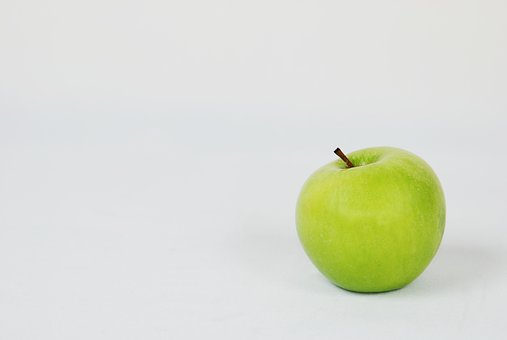
#> input picture examples/apple.jpg, 507 x 340 px, given as the content of the folder ../fruits-360/Training, which was not available
$ python test_rec.py   (older library calls are emulated)
#> lines starting #> are read from the running program, lines starting #| are printed output that depends on the picture; after the words box and inside, x2 and y2 are one past the last pixel; in counts of white or black regions, pixels touching at a corner belong together; pictures that were not available may be replaced by others from this repository, and a replacement may not be noted
### examples/loader.py
import numpy as np
import os
from PIL import Image


def load_data(path):
    """
    TODO: Add documentation
    :param path:
    :return:
    """
#> called with path = '../fruits-360/Training'
    labels = []
    X = []
    y = []
    products = os.listdir(path)
    for i, product in enumerate(products):
        print("Product {} [{}/{}] loaded...".format(product, i + 1,
                                                    len(products)))
        labels.append(product)
        images = os.listdir(os.path.join(path, product))
        for filename in images:
            img = Image.open(os.path.join(path, product, filename))
#> img is the input picture: PIL image 507x340 RGB; mean R, G, B 218.2, 221.5, 208.2
            img.thumbnail((30, 30), Image.ANTIALIAS)
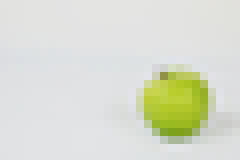
#> img: PIL image 30x20 RGB (shown 8 times larger); mean R, G, B 218.3, 221.5, 208.3
            image = np.array(img)
            image = image.flatten()
#> image = 1800 values, max 234 at index 1130, min 26 at index 1508, mean 216
            X.append(image)
            y.append(i)

    X = np.array(X)
    y = np.array(y)
    return X, y, labels


# [5 lines that do not run on import are left out]

### examples/test_cv2.py
import numpy as np
import cv2


# [18 lines left out: function crop_minAreaRect, not called in this run]


def find_green_object(path):
    image = cv2.imread(path)
    hsv = cv2.cvtColor(image, cv2.COLOR_BGR2HSV)
    lower = np.array([20, 50, 50])
    upper = np.array([100, 255, 255])

    mask = cv2.inRange(hsv, lower, upper)
    res = cv2.bitwise_and(image, image, mask=mask)
    im2, contours, hierarchy = cv2.findContours(mask, cv2.RETR_TREE,
                                                cv2.CHAIN_APPROX_SIMPLE)
    index = []

    for i in range(len(contours)):
        if len(contours[i]) < 50:
            index.append(i)

    contours = np.delete(contours, index)
    rect = cv2.minAreaRect(max(contours, key=lambda x: len(x)))
    image = crop_minAreaRect(image, rect)
    return image

### examples/test_rec.py
# import the necessary packages
from sklearn.neighbors import KNeighborsClassifier
import numpy as np
import os
from PIL import Image
from loader import load_data
from test_cv2 import find_green_object
import cv2


X_train, y_train, labels = load_data("../fruits-360/Training")
#> y_train = [0]; labels = ['apple.jpg']
model = KNeighborsClassifier(n_neighbors=1)
model.fit(X_train, y_train)
images = find_green_object("ban_app.jpg")
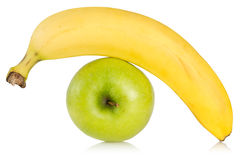
#> input picture examples/ban_app.jpg, 240 x 160 px
#> in find_green_object, image is the input picture: shape (160, 240, 3); mean B, G, R 172.7, 233.2, 242.7
#> in find_green_object, `hsv = cv2.cvtColor(image, cv2.COLOR_BGR2HSV)`: hsv: shape (160, 240, 3); mean H, S, V 19.4, 79.3, 243.8
#> in find_green_object, `mask = cv2.inRange(hsv, lower, upper)`:
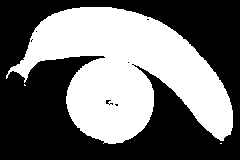
#> mask: shape (160, 240); 44.1% white; 3 white regions (2 under 20 px)
#> in find_green_object, `res = cv2.bitwise_and(image, image, mask=mask)`:
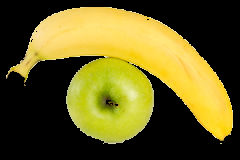
#> res: shape (160, 240, 3); mean B, G, R 32.4, 92.1, 101.2
#> in find_green_object, `im2, contours, hierarchy = cv2.findContours(mask, cv2.RETR_TREE, cv2.C..`: contours = 13 contours, 11 with area under 20; largest, box (x1, y1, x2, y2) and area: (6, 7, 233, 144) 16565, (105, 99, 112, 105) 20
#> the loop in find_green_object, `for i in range(len(contours)):` made 13 passes
#> after the loop in find_green_object, `for i in range(len(contours)):`: index = [0, 1, 3, 4, 5, 6, 7, 8, 9, 10, 11, 12]
#> (the run stopped early here; a loop or call above may not have finished)
